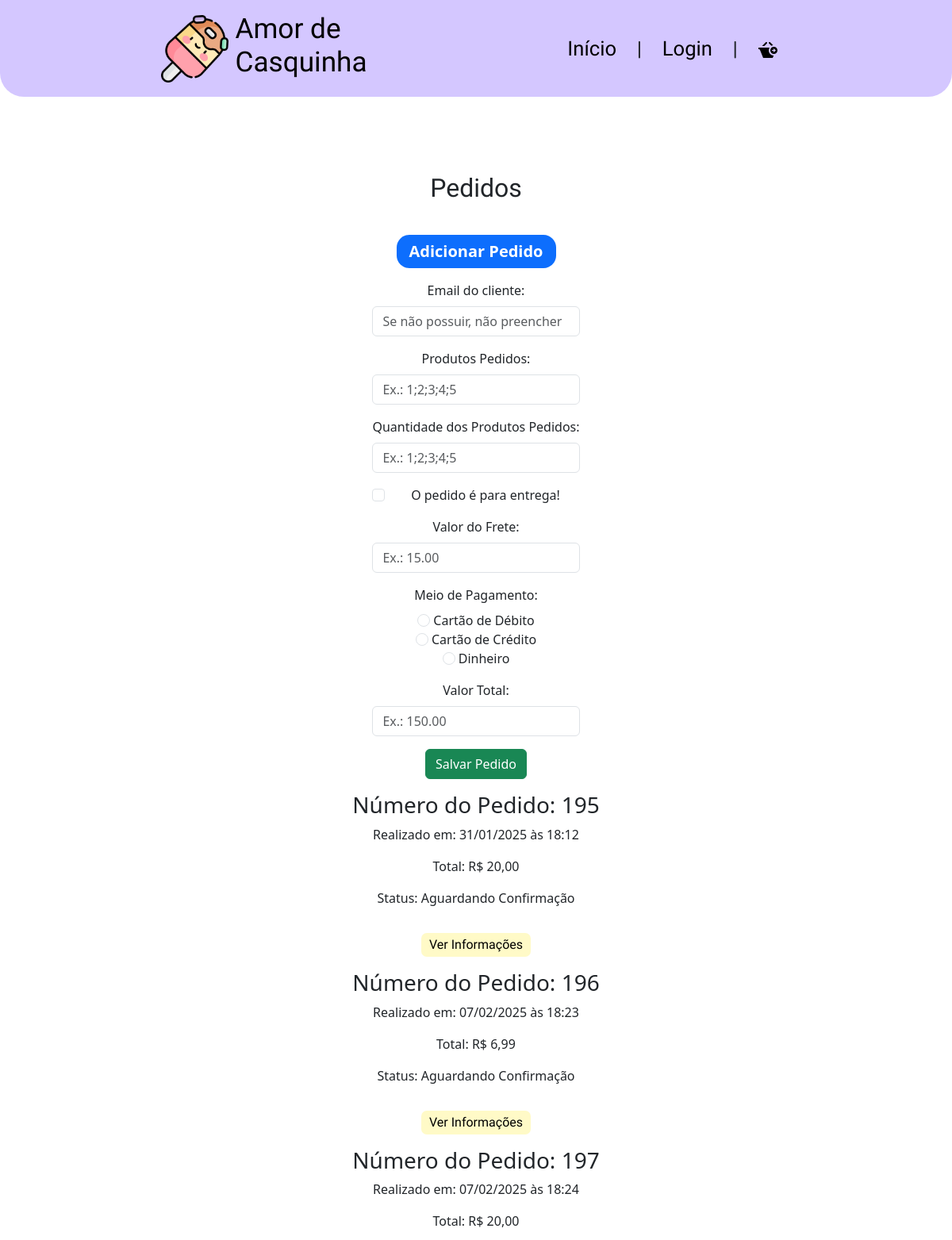
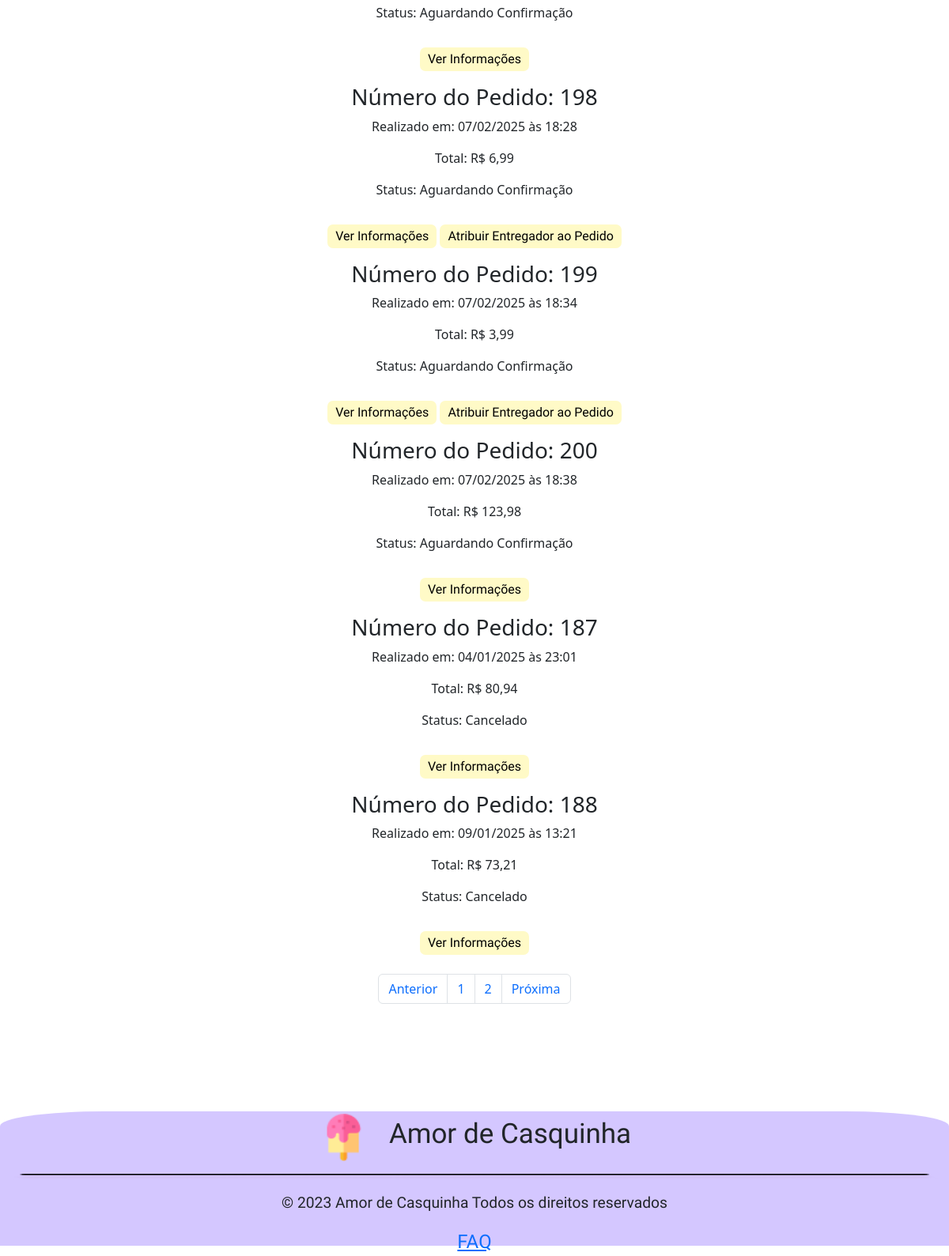
Screenshot of /app/view/pedidos.php?pagina=0 with the database file from the repository (2 pictures, top to bottom).
### tables this page shows
CREATE TABLE `pedidos` (
  `idPedido` int(11) NOT NULL,
  `idCliente` int(11) NOT NULL,
  `dtPedido` datetime DEFAULT NULL,
  `dtPagamento` datetime DEFAULT NULL,
  `tipoFrete` int(11) DEFAULT 0 COMMENT '{ { 0, Retirada }, { 1, MOTOBOY } }',
  `idEndereco` int(11) DEFAULT NULL,
  `valorTotal` decimal(12,2) DEFAULT NULL,
  `dtCancelamento` datetime DEFAULT NULL,
  `motivoCancelamento` text DEFAULT NULL,
  `statusPedido` enum('Aguardando Confirmação','Aguardando Envio','A Caminho','Entregue','Cancelado','Concluído','Entrega Falhou') DEFAULT 'Aguardando Confirmação',
  `idEntregador` int(11) DEFAULT NULL,
  `frete` double DEFAULT NULL,
  `meioPagamento` enum('Cartão de Débito','Cartão de Crédito','Dinheiro') NOT NULL DEFAULT 'Dinheiro',
  `trocoPara` float DEFAULT NULL
);

### app/config/database.php (called while the page is built, shortened)
<?php
    class Database {
        private $host;
        private $db;
        private $user;
        private $pass;
        private $charset;
        private $conn;
        public function __construct() {
            $env = file_get_contents(__DIR__."/.env");
            $lines = explode("\n",$env);
            $this->host = 'localhost';
            $this->db = 'db_sorveteria';
            $this->user = 'root';
            $this->pass = '';
            $this->charset = 'utf8mb4';
        }
        public function getConnection() {
            $dsn = "mysql:host={$this->host};dbname={$this->db};charset={$this->charset}";
            $options = [
                PDO::ATTR_ERRMODE            => PDO::ERRMODE_EXCEPTION,
                PDO::ATTR_DEFAULT_FETCH_MODE => PDO::FETCH_ASSOC,
                PDO::ATTR_EMULATE_PREPARES   => false,
            ];
            try {
                $this->conn = new PDO($dsn, $this->user, $this->pass, $options);
            } catch (PDOException $e) {
                throw new PDOException($e->getMessage(), (int)$e->getCode());
            }
            return $this->conn;
        }
}

### app/model/pedido.php (called while the page is built, shortened)
<?php
require_once '../config/database.php';
class Pedido {
    private $conn;
    public function __construct() {
        try {
            $database = new DataBase();
            $this->conn = $database->getConnection();
        } catch (PDOException $e) {
            throw new Exception("Erro ao conectar com o banco de dados: " . $e->getMessage());
        }
    }
    public function listarPedidos() {
        try {
            $stmt = $this->conn->prepare("CALL ListarPedidos()");
            $stmt->execute();
            $pedidos = [];
            if ($stmt->rowCount() > 0) {
                $pedidos = $stmt->fetchAll(PDO::FETCH_ASSOC);
            }
            usort($pedidos, function($a, $b) {
                $prioridades = [
                    'Aguardando Confirmação' => 1,
                    'Preparando pedido' => 2,
                    'Aguardando Retirada' => 3,
                    'Aguardando Envio' => 4,
                    'A Caminho' => 5,
                    'Entregue' => 6,
                    'Concluído' => 7,
                    'Cancelado' => 8,
                    'Entrega Falhou' => 9
                ];
                $prioridadeA = $prioridades[$a['statusPedido']] ?? 999;
                $prioridadeB = $prioridades[$b['statusPedido']] ?? 999;
                return $prioridadeA - $prioridadeB;
            });
            return $pedidos;
        } catch (PDOException $e) {
            throw new Exception("Erro ao listar pedidos: " . $e->getMessage());
        }
    }
}
?>

### app/controller/pedidoController.php (called while the page is built, shortened)
<?php
require_once '../model/pedido.php';
class PedidoController {
    private $pedidoModel;
    public function __construct() {
        $this->pedidoModel = new Pedido();
    }
    public function listarPedidos() {
        try {
            return $this->pedidoModel->listarPedidos();
        } catch (Exception $e) {
            echo "error" . $e->getMessage();
        }
    }
}
?>

### app/view/pedidos.php (the view, shortened to what this page needs)
<?php
require_once '../controller/pedidoController.php';
$pedidoController = new PedidoController();
$pedidosPorPagina = 8;
$paginaAtual = isset($_GET['pagina']) ? (int)$_GET['pagina'] : 1;
$offset = ($paginaAtual - 1) * $pedidosPorPagina;
$pedidos = $pedidoController->listarPedidos();
$totalPedidos = count($pedidos);
$totalPaginas = ceil($totalPedidos / $pedidosPorPagina);
$pedidosPagina = array_slice($pedidos, $offset, $pedidosPorPagina);
?>
<!DOCTYPE html>
<html lang="pt-br">
<head>
    <link href="https://cdn.jsdelivr.net/npm/bootstrap@5.3.2/dist/css/bootstrap.min.css" rel="stylesheet">
    <link rel="stylesheet" href="style/CabecalhoRodape.css">
    <link rel="stylesheet" href="style/pedidosS.css">
</head>
<body>
    <?php include_once 'components/header.php'; ?>
    <main class="container my-5 text-center d-flex flex-column justify-content-center">
        <h1 class="mb-4">Pedidos</h1>
        <div class="d-flex flex-column align-items-center justify-content-center">
            <button id="toggleFormButton" class="btn btn-primary border-0 rounded-4 my-3 fw-bold fs-5 px-3">
                Adicionar Pedido
            </button>
            <div id="addPedidoForm">
                <form action="" method="POST">
                    <div class="mb-3">
                        <label for="userEmail" class="form-label">Email do cliente:</label>
                        <input type="text" id="userEmail" name="userEmail" class="form-control" placeholder="Se não possuir, não preencher">
                    </div>
                    <div class="mb-3">
                        <label for="produtosPedidos" class="form-label">Produtos Pedidos:</label>
                        <input type="text" id="produtosPedidos" name="produtosPedidos" class="form-control" placeholder="Ex.: 1;2;3;4;5" required>
                    </div>
                    <div class="mb-3">
                        <label for="quantidadeProdutosPedidos" class="form-label">Quantidade dos Produtos Pedidos:</label>
                        <input type="text" id="quantidadeProdutosPedidos" name="quantidadeProdutosPedidos" class="form-control" placeholder="Ex.: 1;2;3;4;5" required>
                    </div>
                    <div class="mb-3 form-check">
                        <input name="ckbIsDelivery" id="ckbIsDelivery" type="checkbox" class="form-check-input">
                        <label for="ckbIsDelivery" class="form-check-label">O pedido é para entrega!</label>
                    </div>
                    <div class="mb-3">
                        <label for="valorFrete" class="form-label">Valor do Frete:</label>
                        <input type="text" id="valorFrete" name="valorFrete" class="form-control" placeholder="Ex.: 15.00">
                    </div>
                    <div class="mb-3">
                        <label for="meioPagamento" class="form-label">Meio de Pagamento:</label>
                        <div>
                            <input type="radio" id="pagamentoDebito" name="meioPagamento" value="Cartão de Débito" class="form-check-input" required>
                            <label for="pagamentoDebito" class="form-check-label">Cartão de Débito</label>
                        </div>
                        <div>
                            <input type="radio" id="pagamentoCredito" name="meioPagamento" value="Cartão de Crédito" class="form-check-input">
                            <label for="pagamentoCredito" class="form-check-label">Cartão de Crédito</label>
                        </div>
                        <div>
                            <input type="radio" id="pagamentoDinheiro" name="meioPagamento" value="Dinheiro" class="form-check-input">
                            <label for="pagamentoDinheiro" class="form-check-label">Dinheiro</label>
                        </div>
                    </div>
                    <div class="mb-3">
                        <label for="valorTotal" class="form-label">Valor Total:</label>
                        <input type="text" id="valorTotal" name="valorTotal" class="form-control" placeholder="Ex.: 150.00" required>
                    </div>
                    <button type="submit" class="btn btn-success">Salvar Pedido</button>
                </form>
            </div>
        </div>
        <?php if (!empty($pedidosPagina)): ?>
            <?php foreach ($pedidosPagina as $pedido): ?>
                <div class="container0">
                    <div class="container1">
                        <h3 class="titulo mt-3">Número do Pedido: <?= htmlspecialchars($pedido['idPedido']); ?></h3>
                        <p>Realizado em: <?= htmlspecialchars((new DateTime($pedido['dtPedido']))->format('d/m/Y \à\s H:i')); ?></p>
                        <p>Total: R$ <?= number_format($pedido['valorTotal'], 2, ',', '.'); ?></p>
                        <p>Status: <?= htmlspecialchars($pedido['statusPedido']); ?></p>
                        <button class="btnVerInfos mt-3"><a href="informacoesPedido.php?idPedido=<?= $pedido['idPedido']; ?>">Ver Informações</a></button>
                        <?php if ($pedido['tipoFrete'] == 1 && $pedido['idEntregador'] == NULL): ?>
                            <button class="btnVerInfos mt-3"><a href="atribuirEntregador.php?idPedido=<?= $pedido['idPedido']; ?>">Atribuir Entregador ao Pedido</a></button>
                        <?php endif; ?>
                    </div>
                </div>
            <?php endforeach; ?>
        <?php else: ?>
            <div class="alert alert-warning">Nenhum pedido encontrado.</div>
        <?php endif; ?>
        <nav aria-label="Navegação de página">
            <ul class="pagination justify-content-center mt-4">
                <li class="page-item <?= $paginaAtual == 1 ? 'disabled' : ''; ?>">
                    <a class="page-link" href="?pagina=<?= $paginaAtual - 1; ?>" tabindex="-1">Anterior</a>
                </li>
                <?php for ($i = 1; $i <= $totalPaginas; $i++): ?>
                    <li class="page-item <?= $i == $paginaAtual ? 'active' : ''; ?>">
                        <a class="page-link" href="?pagina=<?= $i; ?>"><?= $i; ?></a>
                    </li>
                <?php endfor; ?>
                <li class="page-item <?= $paginaAtual == $totalPaginas ? 'disabled' : ''; ?>">
                    <a class="page-link" href="?pagina=<?= $paginaAtual + 1; ?>">Próxima</a>
                </li>
            </ul>
        </nav>
    </main>
    <?php include_once 'components/footer.php'; ?>
</body>
</html>

### app/view/style/CabecalhoRodape.css (style rules this page uses)
:root { --roxo-bebe: #D4C7FF; --Nunito: 'Nunito', sans-serif; --Agbalumo: 'Agbalumo'; }
* { padding: 0; margin: 0; }
main { padding-top: 150px; }

### app/view/style/pedidosS.css (style rules this page uses)
:root { --roxo-bebe: #D4C7FF; --Nunito: 'Nunito', sans-serif; --Agbalumo: 'Agbalumo'; --azul-bebe: #C9EFFF; --rosa-bebe: #FFC7E8; --amarelo-bebe: #FFFAC7; --verde-bebe: #E2FFC7; }
main { min-height: calc(100vh - 170px); }
h1 { font-family: var(--Agbalumo); font-size: 2rem; width: 70%; text-align: center; margin: 20px auto; }
.btnVerInfos { background-color: var(--amarelo-bebe); border: none; border-radius: 7px; font-family: var(--Agbalumo); padding: 1px 10px; height: 30px; }
.btnVerInfos a, a:visited, a:active { text-decoration: none; color: black; }
@media (min-width: 768px) { .titulo { display: flex; justify-content: center; margin-left: 0 !important; } }

### rows the page displays
pedidos: idPedido "195", dtPedido "31/01/2025 às 18:12", valorTotal "20,00", statusPedido "Aguardando Confirmação"
pedidos: idPedido "196", dtPedido "07/02/2025 às 18:23", valorTotal "6,99", statusPedido "Aguardando Confirmação"
pedidos: idPedido "197", dtPedido "07/02/2025 às 18:24", valorTotal "20,00", statusPedido "Aguardando Confirmação"
pedidos: idPedido "198", dtPedido "07/02/2025 às 18:28", valorTotal "6,99", statusPedido "Aguardando Confirmação"
pedidos: idPedido "199", dtPedido "07/02/2025 às 18:34", valorTotal "3,99", statusPedido "Aguardando Confirmação"
pedidos: idPedido "200", dtPedido "07/02/2025 às 18:38", valorTotal "123,98", statusPedido "Aguardando Confirmação"
pedidos: idPedido "187", dtPedido "04/01/2025 às 23:01", valorTotal "80,94", statusPedido "Cancelado"
pedidos: idPedido "188", dtPedido "09/01/2025 às 13:21", valorTotal "73,21", statusPedido "Cancelado"
